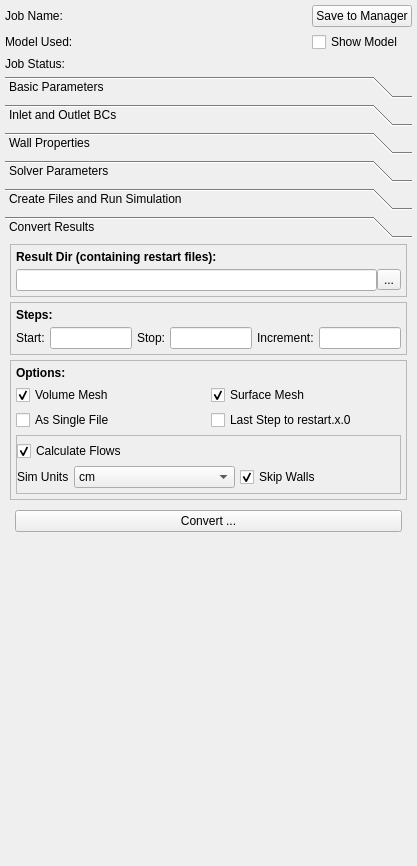
<?xml version="1.0" encoding="UTF-8"?>
<ui version="4.0">
 <class>sv4guiSimulationView</class>
 <widget class="QWidget" name="sv4guiSimulationView">
  <property name="geometry">
   <rect>
    <x>0</x>
    <y>0</y>
    <width>417</width>
    <height>866</height>
   </rect>
  </property>
  <property name="sizePolicy">
   <sizepolicy hsizetype="Preferred" vsizetype="Preferred">
    <horstretch>0</horstretch>
    <verstretch>0</verstretch>
   </sizepolicy>
  </property>
  <property name="windowTitle">
   <string>Form</string>
  </property>
  <layout class="QVBoxLayout" name="verticalLayout">
   <property name="spacing">
    <number>0</number>
   </property>
   <property name="leftMargin">
    <number>5</number>
   </property>
   <property name="topMargin">
    <number>5</number>
   </property>
   <property name="rightMargin">
    <number>5</number>
   </property>
   <property name="bottomMargin">
    <number>0</number>
   </property>
   <item>
    <widget class="QWidget" name="widgetTop" native="true">
     <layout class="QGridLayout" name="gridLayout_6">
      <property name="leftMargin">
       <number>0</number>
      </property>
      <property name="topMargin">
       <number>0</number>
      </property>
      <property name="rightMargin">
       <number>0</number>
      </property>
      <property name="bottomMargin">
       <number>5</number>
      </property>
      <property name="spacing">
       <number>5</number>
      </property>
      <item row="2" column="0">
       <widget class="QLabel" name="label_4">
        <property name="sizePolicy">
         <sizepolicy hsizetype="Fixed" vsizetype="Preferred">
          <horstretch>0</horstretch>
          <verstretch>0</verstretch>
         </sizepolicy>
        </property>
        <property name="text">
         <string>Job Status:</string>
        </property>
       </widget>
      </item>
      <item row="0" column="1">
       <widget class="QLabel" name="labelJobName">
        <property name="text">
         <string/>
        </property>
       </widget>
      </item>
      <item row="1" column="0">
       <widget class="QLabel" name="label_2">
        <property name="text">
         <string>Model Used:</string>
        </property>
       </widget>
      </item>
      <item row="0" column="0">
       <widget class="QLabel" name="label">
        <property name="sizePolicy">
         <sizepolicy hsizetype="Fixed" vsizetype="Preferred">
          <horstretch>0</horstretch>
          <verstretch>0</verstretch>
         </sizepolicy>
        </property>
        <property name="layoutDirection">
         <enum>Qt::LeftToRight</enum>
        </property>
        <property name="text">
         <string>Job Name:</string>
        </property>
       </widget>
      </item>
      <item row="1" column="1">
       <widget class="QLabel" name="labelModelName">
        <property name="text">
         <string/>
        </property>
       </widget>
      </item>
      <item row="0" column="2">
       <widget class="QPushButton" name="btnSave">
        <property name="sizePolicy">
         <sizepolicy hsizetype="Fixed" vsizetype="Fixed">
          <horstretch>0</horstretch>
          <verstretch>0</verstretch>
         </sizepolicy>
        </property>
        <property name="text">
         <string>Save to Manager</string>
        </property>
       </widget>
      </item>
      <item row="2" column="1" colspan="2">
       <widget class="QLabel" name="labelJobStatus">
        <property name="text">
         <string/>
        </property>
       </widget>
      </item>
      <item row="1" column="2">
       <widget class="QCheckBox" name="checkBoxShowModel">
        <property name="sizePolicy">
         <sizepolicy hsizetype="Fixed" vsizetype="Fixed">
          <horstretch>0</horstretch>
          <verstretch>0</verstretch>
         </sizepolicy>
        </property>
        <property name="text">
         <string>Show Model</string>
        </property>
       </widget>
      </item>
     </layout>
    </widget>
   </item>
   <item>
    <widget class="QWidget" name="widget_2" native="true">
     <layout class="QVBoxLayout" name="verticalLayout_2">
      <property name="spacing">
       <number>5</number>
      </property>
      <property name="leftMargin">
       <number>0</number>
      </property>
      <property name="topMargin">
       <number>0</number>
      </property>
      <property name="rightMargin">
       <number>0</number>
      </property>
      <property name="bottomMargin">
       <number>0</number>
      </property>
      <item>
       <widget class="QToolBox" name="toolBox">
        <property name="currentIndex">
         <number>5</number>
        </property>
        <widget class="QWidget" name="page">
         <property name="geometry">
          <rect>
           <x>0</x>
           <y>0</y>
           <width>407</width>
           <height>594</height>
          </rect>
         </property>
         <attribute name="label">
          <string>Basic Parameters</string>
         </attribute>
         <layout class="QVBoxLayout" name="verticalLayout_7">
          <property name="spacing">
           <number>5</number>
          </property>
          <property name="leftMargin">
           <number>5</number>
          </property>
          <property name="topMargin">
           <number>0</number>
          </property>
          <property name="rightMargin">
           <number>5</number>
          </property>
          <property name="bottomMargin">
           <number>5</number>
          </property>
          <item>
           <widget class="QTableView" name="tableViewBasic">
            <property name="selectionBehavior">
             <enum>QAbstractItemView::SelectRows</enum>
            </property>
           </widget>
          </item>
         </layout>
        </widget>
        <widget class="QWidget" name="page_2">
         <property name="geometry">
          <rect>
           <x>0</x>
           <y>0</y>
           <width>407</width>
           <height>594</height>
          </rect>
         </property>
         <attribute name="label">
          <string>Inlet and Outlet BCs</string>
         </attribute>
         <layout class="QVBoxLayout" name="verticalLayout_8">
          <property name="spacing">
           <number>5</number>
          </property>
          <property name="leftMargin">
           <number>5</number>
          </property>
          <property name="topMargin">
           <number>0</number>
          </property>
          <property name="rightMargin">
           <number>5</number>
          </property>
          <property name="bottomMargin">
           <number>5</number>
          </property>
          <item>
           <widget class="QWidget" name="widget_6" native="true">
            <layout class="QVBoxLayout" name="verticalLayout_9">
             <property name="spacing">
              <number>5</number>
             </property>
             <property name="leftMargin">
              <number>0</number>
             </property>
             <property name="topMargin">
              <number>0</number>
             </property>
             <property name="rightMargin">
              <number>0</number>
             </property>
             <property name="bottomMargin">
              <number>0</number>
             </property>
             <item>
              <widget class="QTableView" name="tableViewCap">
               <property name="contextMenuPolicy">
                <enum>Qt::CustomContextMenu</enum>
               </property>
               <property name="selectionBehavior">
                <enum>QAbstractItemView::SelectRows</enum>
               </property>
               <property name="sortingEnabled">
                <bool>true</bool>
               </property>
              </widget>
             </item>
            </layout>
           </widget>
          </item>
         </layout>
        </widget>
        <widget class="QWidget" name="page_3">
         <property name="geometry">
          <rect>
           <x>0</x>
           <y>0</y>
           <width>407</width>
           <height>594</height>
          </rect>
         </property>
         <attribute name="label">
          <string>Wall Properties</string>
         </attribute>
         <layout class="QVBoxLayout" name="verticalLayout_3">
          <property name="spacing">
           <number>5</number>
          </property>
          <property name="leftMargin">
           <number>0</number>
          </property>
          <property name="topMargin">
           <number>0</number>
          </property>
          <property name="rightMargin">
           <number>0</number>
          </property>
          <property name="bottomMargin">
           <number>0</number>
          </property>
          <item>
           <widget class="QWidget" name="widget_4" native="true">
            <layout class="QVBoxLayout" name="verticalLayout_4">
             <property name="spacing">
              <number>5</number>
             </property>
             <property name="leftMargin">
              <number>5</number>
             </property>
             <property name="topMargin">
              <number>0</number>
             </property>
             <property name="rightMargin">
              <number>5</number>
             </property>
             <property name="bottomMargin">
              <number>5</number>
             </property>
             <item>
              <widget class="QWidget" name="widget_5" native="true">
               <property name="sizePolicy">
                <sizepolicy hsizetype="Preferred" vsizetype="Preferred">
                 <horstretch>0</horstretch>
                 <verstretch>0</verstretch>
                </sizepolicy>
               </property>
               <layout class="QHBoxLayout" name="horizontalLayout_2">
                <property name="spacing">
                 <number>5</number>
                </property>
                <property name="leftMargin">
                 <number>0</number>
                </property>
                <property name="topMargin">
                 <number>0</number>
                </property>
                <property name="rightMargin">
                 <number>0</number>
                </property>
                <property name="bottomMargin">
                 <number>0</number>
                </property>
                <item>
                 <widget class="QLabel" name="label_3">
                  <property name="sizePolicy">
                   <sizepolicy hsizetype="Fixed" vsizetype="Preferred">
                    <horstretch>0</horstretch>
                    <verstretch>0</verstretch>
                   </sizepolicy>
                  </property>
                  <property name="text">
                   <string>Type: </string>
                  </property>
                 </widget>
                </item>
                <item>
                 <widget class="QComboBox" name="comboBoxWallType">
                  <item>
                   <property name="text">
                    <string>Rigid</string>
                   </property>
                  </item>
                  <item>
                   <property name="text">
                    <string>Deformable(Constant)</string>
                   </property>
                  </item>
                  <item>
                   <property name="text">
                    <string>Deformable(Variable)</string>
                   </property>
                  </item>
                 </widget>
                </item>
               </layout>
              </widget>
             </item>
             <item>
              <widget class="QWidget" name="widgetConstant" native="true">
               <property name="sizePolicy">
                <sizepolicy hsizetype="Preferred" vsizetype="Fixed">
                 <horstretch>0</horstretch>
                 <verstretch>0</verstretch>
                </sizepolicy>
               </property>
               <layout class="QVBoxLayout" name="verticalLayout_5">
                <property name="spacing">
                 <number>5</number>
                </property>
                <property name="leftMargin">
                 <number>0</number>
                </property>
                <property name="topMargin">
                 <number>0</number>
                </property>
                <property name="rightMargin">
                 <number>0</number>
                </property>
                <property name="bottomMargin">
                 <number>0</number>
                </property>
                <item>
                 <widget class="QWidget" name="widgetThicknessE" native="true">
                  <layout class="QHBoxLayout" name="horizontalLayout_3">
                   <property name="spacing">
                    <number>5</number>
                   </property>
                   <property name="leftMargin">
                    <number>0</number>
                   </property>
                   <property name="topMargin">
                    <number>0</number>
                   </property>
                   <property name="rightMargin">
                    <number>0</number>
                   </property>
                   <property name="bottomMargin">
                    <number>0</number>
                   </property>
                   <item>
                    <widget class="QLabel" name="label_5">
                     <property name="text">
                      <string>Thickness:</string>
                     </property>
                    </widget>
                   </item>
                   <item>
                    <widget class="QLineEdit" name="lineEditThickness"/>
                   </item>
                   <item>
                    <widget class="QLabel" name="label_6">
                     <property name="text">
                      <string>Elastic Modulus:</string>
                     </property>
                    </widget>
                   </item>
                   <item>
                    <widget class="QLineEdit" name="lineEditE"/>
                   </item>
                  </layout>
                 </widget>
                </item>
                <item>
                 <widget class="QWidget" name="widget_8" native="true">
                  <layout class="QHBoxLayout" name="horizontalLayout_4">
                   <property name="spacing">
                    <number>5</number>
                   </property>
                   <property name="leftMargin">
                    <number>0</number>
                   </property>
                   <property name="topMargin">
                    <number>0</number>
                   </property>
                   <property name="rightMargin">
                    <number>0</number>
                   </property>
                   <property name="bottomMargin">
                    <number>0</number>
                   </property>
                   <item>
                    <widget class="QLabel" name="label_7">
                     <property name="text">
                      <string>Poisson Ratio:</string>
                     </property>
                    </widget>
                   </item>
                   <item>
                    <widget class="QLineEdit" name="lineEditNu">
                     <property name="text">
                      <string>0.5</string>
                     </property>
                    </widget>
                   </item>
                   <item>
                    <widget class="QLabel" name="label_8">
                     <property name="text">
                      <string>Shear Constant:</string>
                     </property>
                    </widget>
                   </item>
                   <item>
                    <widget class="QLineEdit" name="lineEditKcons">
                     <property name="text">
                      <string>0.833333</string>
                     </property>
                    </widget>
                   </item>
                  </layout>
                  <zorder>lineEditNu</zorder>
                  <zorder>label_7</zorder>
                  <zorder>label_8</zorder>
                  <zorder>lineEditKcons</zorder>
                 </widget>
                </item>
                <item>
                 <widget class="QWidget" name="widget_9" native="true">
                  <layout class="QHBoxLayout" name="horizontalLayout_5">
                   <property name="spacing">
                    <number>5</number>
                   </property>
                   <property name="leftMargin">
                    <number>0</number>
                   </property>
                   <property name="topMargin">
                    <number>0</number>
                   </property>
                   <property name="rightMargin">
                    <number>0</number>
                   </property>
                   <property name="bottomMargin">
                    <number>0</number>
                   </property>
                   <item>
                    <widget class="QLabel" name="label_19">
                     <property name="text">
                      <string>Density:</string>
                     </property>
                    </widget>
                   </item>
                   <item>
                    <widget class="QLineEdit" name="lineEditWallDensity"/>
                   </item>
                   <item>
                    <widget class="QLabel" name="label_9">
                     <property name="text">
                      <string>Pressure:</string>
                     </property>
                    </widget>
                   </item>
                   <item>
                    <widget class="QLineEdit" name="lineEditPressure"/>
                   </item>
                  </layout>
                 </widget>
                </item>
               </layout>
              </widget>
             </item>
             <item>
              <widget class="QWidget" name="widget_10" native="true">
               <layout class="QHBoxLayout" name="horizontalLayout_6">
                <property name="spacing">
                 <number>0</number>
                </property>
                <property name="leftMargin">
                 <number>0</number>
                </property>
                <property name="topMargin">
                 <number>0</number>
                </property>
                <property name="rightMargin">
                 <number>0</number>
                </property>
                <property name="bottomMargin">
                 <number>0</number>
                </property>
                <item>
                 <widget class="QWidget" name="widgetVariable" native="true">
                  <layout class="QVBoxLayout" name="verticalLayout_6">
                   <property name="spacing">
                    <number>0</number>
                   </property>
                   <property name="leftMargin">
                    <number>0</number>
                   </property>
                   <property name="topMargin">
                    <number>5</number>
                   </property>
                   <property name="rightMargin">
                    <number>0</number>
                   </property>
                   <property name="bottomMargin">
                    <number>0</number>
                   </property>
                   <item>
                    <widget class="QLabel" name="label_10">
                     <property name="text">
                      <string>Variable Properties:</string>
                     </property>
                    </widget>
                   </item>
                   <item>
                    <widget class="QTableView" name="tableViewVar">
                     <property name="contextMenuPolicy">
                      <enum>Qt::CustomContextMenu</enum>
                     </property>
                     <property name="selectionBehavior">
                      <enum>QAbstractItemView::SelectRows</enum>
                     </property>
                     <property name="sortingEnabled">
                      <bool>true</bool>
                     </property>
                    </widget>
                   </item>
                  </layout>
                 </widget>
                </item>
                <item>
                 <spacer name="verticalSpacer">
                  <property name="orientation">
                   <enum>Qt::Vertical</enum>
                  </property>
                  <property name="sizeType">
                   <enum>QSizePolicy::Expanding</enum>
                  </property>
                  <property name="sizeHint" stdset="0">
                   <size>
                    <width>0</width>
                    <height>459</height>
                   </size>
                  </property>
                 </spacer>
                </item>
               </layout>
              </widget>
             </item>
            </layout>
           </widget>
          </item>
         </layout>
        </widget>
        <widget class="QWidget" name="page_4">
         <property name="geometry">
          <rect>
           <x>0</x>
           <y>0</y>
           <width>407</width>
           <height>594</height>
          </rect>
         </property>
         <attribute name="label">
          <string>Solver Parameters</string>
         </attribute>
         <layout class="QVBoxLayout" name="verticalLayout_10">
          <property name="spacing">
           <number>5</number>
          </property>
          <property name="leftMargin">
           <number>5</number>
          </property>
          <property name="topMargin">
           <number>0</number>
          </property>
          <property name="rightMargin">
           <number>5</number>
          </property>
          <property name="bottomMargin">
           <number>5</number>
          </property>
          <item>
           <widget class="QTableView" name="tableViewSolver">
            <property name="selectionBehavior">
             <enum>QAbstractItemView::SelectRows</enum>
            </property>
           </widget>
          </item>
         </layout>
        </widget>
        <widget class="QWidget" name="page_5">
         <property name="geometry">
          <rect>
           <x>0</x>
           <y>0</y>
           <width>407</width>
           <height>594</height>
          </rect>
         </property>
         <attribute name="label">
          <string>Create Files and Run Simulation</string>
         </attribute>
         <layout class="QVBoxLayout" name="verticalLayout_11">
          <property name="spacing">
           <number>5</number>
          </property>
          <property name="leftMargin">
           <number>5</number>
          </property>
          <property name="topMargin">
           <number>0</number>
          </property>
          <property name="rightMargin">
           <number>5</number>
          </property>
          <property name="bottomMargin">
           <number>5</number>
          </property>
          <item>
           <widget class="QWidget" name="widget_7" native="true">
            <layout class="QVBoxLayout" name="verticalLayout_12">
             <property name="spacing">
              <number>5</number>
             </property>
             <property name="leftMargin">
              <number>0</number>
             </property>
             <property name="topMargin">
              <number>0</number>
             </property>
             <property name="rightMargin">
              <number>0</number>
             </property>
             <property name="bottomMargin">
              <number>0</number>
             </property>
             <item>
              <widget class="QWidget" name="widgetRun" native="true">
               <layout class="QGridLayout" name="gridLayout">
                <property name="leftMargin">
                 <number>0</number>
                </property>
                <property name="topMargin">
                 <number>0</number>
                </property>
                <property name="rightMargin">
                 <number>0</number>
                </property>
                <property name="bottomMargin">
                 <number>0</number>
                </property>
                <property name="spacing">
                 <number>5</number>
                </property>
                <item row="2" column="0" colspan="3">
                 <widget class="QPushButton" name="btnImportFiles">
                  <property name="text">
                   <string>Import Extra Files (Optional) ...</string>
                  </property>
                 </widget>
                </item>
                <item row="4" column="0">
                 <widget class="QLabel" name="label_12">
                  <property name="text">
                   <string>Starting Step Number:</string>
                  </property>
                 </widget>
                </item>
                <item row="7" column="0" colspan="3">
                 <widget class="QPushButton" name="btnRunJob">
                  <property name="text">
                   <string>Run Simulation</string>
                  </property>
                 </widget>
                </item>
                <item row="3" column="0">
                 <widget class="QLabel" name="label_11">
                  <property name="text">
                   <string>Number of Processes:</string>
                  </property>
                 </widget>
                </item>
                <item row="4" column="2">
                 <widget class="QLineEdit" name="lineEditStartStepNum">
                  <property name="text">
                   <string/>
                  </property>
                 </widget>
                </item>
                <item row="1" column="0" colspan="3">
                 <widget class="QPushButton" name="btnCreateAllFiles">
                  <property name="text">
                   <string>Create Data Files for Simulation</string>
                  </property>
                 </widget>
                </item>
                <item row="3" column="2">
                 <widget class="ctkSliderWidget" name="sliderNumProcs" native="true">
                  <property name="decimals" stdset="0">
                   <number>0</number>
                  </property>
                  <property name="pageStep" stdset="0">
                   <double>40.000000000000000</double>
                  </property>
                  <property name="minimum" stdset="0">
                   <double>1.000000000000000</double>
                  </property>
                  <property name="maximum" stdset="0">
                   <double>64.000000000000000</double>
                  </property>
                 </widget>
                </item>
                <item row="0" column="0" colspan="3">
                 <widget class="QWidget" name="widget_15" native="true">
                  <layout class="QHBoxLayout" name="horizontalLayout_7">
                   <property name="spacing">
                    <number>5</number>
                   </property>
                   <property name="leftMargin">
                    <number>0</number>
                   </property>
                   <property name="topMargin">
                    <number>0</number>
                   </property>
                   <property name="rightMargin">
                    <number>0</number>
                   </property>
                   <property name="bottomMargin">
                    <number>0</number>
                   </property>
                   <item>
                    <widget class="QLabel" name="label_18">
                     <property name="sizePolicy">
                      <sizepolicy hsizetype="Fixed" vsizetype="Preferred">
                       <horstretch>0</horstretch>
                       <verstretch>0</verstretch>
                      </sizepolicy>
                     </property>
                     <property name="text">
                      <string>Choose Mesh: </string>
                     </property>
                    </widget>
                   </item>
                   <item>
                    <widget class="QComboBox" name="comboBoxMeshName"/>
                   </item>
                  </layout>
                 </widget>
                </item>
               </layout>
              </widget>
             </item>
             <item>
              <spacer name="verticalSpacer_2">
               <property name="orientation">
                <enum>Qt::Vertical</enum>
               </property>
               <property name="sizeHint" stdset="0">
                <size>
                 <width>20</width>
                 <height>40</height>
                </size>
               </property>
              </spacer>
             </item>
            </layout>
           </widget>
          </item>
         </layout>
        </widget>
        <widget class="QWidget" name="page_6">
         <property name="geometry">
          <rect>
           <x>0</x>
           <y>0</y>
           <width>407</width>
           <height>594</height>
          </rect>
         </property>
         <attribute name="label">
          <string>Convert Results</string>
         </attribute>
         <layout class="QVBoxLayout" name="verticalLayout_13">
          <property name="spacing">
           <number>5</number>
          </property>
          <property name="leftMargin">
           <number>5</number>
          </property>
          <property name="topMargin">
           <number>0</number>
          </property>
          <property name="rightMargin">
           <number>5</number>
          </property>
          <property name="bottomMargin">
           <number>5</number>
          </property>
          <item>
           <widget class="QWidget" name="widget_11" native="true">
            <layout class="QVBoxLayout" name="verticalLayout_14">
             <property name="spacing">
              <number>5</number>
             </property>
             <property name="leftMargin">
              <number>0</number>
             </property>
             <property name="topMargin">
              <number>0</number>
             </property>
             <property name="rightMargin">
              <number>0</number>
             </property>
             <property name="bottomMargin">
              <number>0</number>
             </property>
             <item>
              <widget class="QFrame" name="frame_2">
               <property name="frameShape">
                <enum>QFrame::StyledPanel</enum>
               </property>
               <property name="frameShadow">
                <enum>QFrame::Raised</enum>
               </property>
               <layout class="QVBoxLayout" name="verticalLayout_16">
                <property name="spacing">
                 <number>5</number>
                </property>
                <property name="leftMargin">
                 <number>5</number>
                </property>
                <property name="topMargin">
                 <number>5</number>
                </property>
                <property name="rightMargin">
                 <number>5</number>
                </property>
                <property name="bottomMargin">
                 <number>5</number>
                </property>
                <item>
                 <widget class="QWidget" name="widget_17" native="true">
                  <layout class="QHBoxLayout" name="horizontalLayout">
                   <property name="spacing">
                    <number>0</number>
                   </property>
                   <property name="leftMargin">
                    <number>0</number>
                   </property>
                   <property name="topMargin">
                    <number>0</number>
                   </property>
                   <property name="rightMargin">
                    <number>0</number>
                   </property>
                   <property name="bottomMargin">
                    <number>0</number>
                   </property>
                   <item>
                    <widget class="QLabel" name="label_20">
                     <property name="font">
                      <font>
                       <weight>75</weight>
                       <bold>true</bold>
                      </font>
                     </property>
                     <property name="text">
                      <string>Result Dir (containing restart files):</string>
                     </property>
                    </widget>
                   </item>
                  </layout>
                 </widget>
                </item>
                <item>
                 <widget class="QWidget" name="widget" native="true">
                  <layout class="QGridLayout" name="gridLayout_5">
                   <property name="leftMargin">
                    <number>0</number>
                   </property>
                   <property name="topMargin">
                    <number>0</number>
                   </property>
                   <property name="rightMargin">
                    <number>0</number>
                   </property>
                   <property name="bottomMargin">
                    <number>0</number>
                   </property>
                   <property name="horizontalSpacing">
                    <number>0</number>
                   </property>
                   <property name="verticalSpacing">
                    <number>5</number>
                   </property>
                   <item row="0" column="1">
                    <widget class="QToolButton" name="toolButtonResultDir">
                     <property name="text">
                      <string>...</string>
                     </property>
                    </widget>
                   </item>
                   <item row="0" column="0">
                    <widget class="QLineEdit" name="lineEditResultDir">
                     <property name="toolTip">
                      <string>The directory which contains the restart files output from simulation</string>
                     </property>
                    </widget>
                   </item>
                  </layout>
                 </widget>
                </item>
               </layout>
              </widget>
             </item>
             <item>
              <widget class="QFrame" name="frame_13">
               <property name="frameShape">
                <enum>QFrame::StyledPanel</enum>
               </property>
               <property name="frameShadow">
                <enum>QFrame::Raised</enum>
               </property>
               <layout class="QVBoxLayout" name="verticalLayout_15">
                <property name="spacing">
                 <number>5</number>
                </property>
                <property name="leftMargin">
                 <number>5</number>
                </property>
                <property name="topMargin">
                 <number>5</number>
                </property>
                <property name="rightMargin">
                 <number>5</number>
                </property>
                <property name="bottomMargin">
                 <number>5</number>
                </property>
                <item>
                 <widget class="QLabel" name="label_13">
                  <property name="font">
                   <font>
                    <weight>75</weight>
                    <bold>true</bold>
                   </font>
                  </property>
                  <property name="text">
                   <string>Steps:</string>
                  </property>
                 </widget>
                </item>
                <item>
                 <widget class="QWidget" name="widget_14" native="true">
                  <layout class="QHBoxLayout" name="horizontalLayout_8">
                   <property name="spacing">
                    <number>5</number>
                   </property>
                   <property name="leftMargin">
                    <number>0</number>
                   </property>
                   <property name="topMargin">
                    <number>0</number>
                   </property>
                   <property name="rightMargin">
                    <number>0</number>
                   </property>
                   <property name="bottomMargin">
                    <number>0</number>
                   </property>
                   <item>
                    <widget class="QLabel" name="label_14">
                     <property name="text">
                      <string>Start:</string>
                     </property>
                    </widget>
                   </item>
                   <item>
                    <widget class="QLineEdit" name="lineEditStart"/>
                   </item>
                   <item>
                    <widget class="QLabel" name="label_15">
                     <property name="text">
                      <string>Stop:</string>
                     </property>
                    </widget>
                   </item>
                   <item>
                    <widget class="QLineEdit" name="lineEditStop"/>
                   </item>
                   <item>
                    <widget class="QLabel" name="label_16">
                     <property name="text">
                      <string>Increment:</string>
                     </property>
                    </widget>
                   </item>
                   <item>
                    <widget class="QLineEdit" name="lineEditIncrement"/>
                   </item>
                  </layout>
                 </widget>
                </item>
               </layout>
              </widget>
             </item>
             <item>
              <widget class="QFrame" name="frame_15">
               <property name="frameShape">
                <enum>QFrame::StyledPanel</enum>
               </property>
               <property name="frameShadow">
                <enum>QFrame::Raised</enum>
               </property>
               <layout class="QGridLayout" name="gridLayout_2">
                <property name="leftMargin">
                 <number>5</number>
                </property>
                <property name="topMargin">
                 <number>5</number>
                </property>
                <property name="rightMargin">
                 <number>5</number>
                </property>
                <property name="bottomMargin">
                 <number>5</number>
                </property>
                <property name="spacing">
                 <number>5</number>
                </property>
                <item row="2" column="1">
                 <widget class="QCheckBox" name="checkBoxToRestart">
                  <property name="text">
                   <string>Last Step to restart.x.0</string>
                  </property>
                 </widget>
                </item>
                <item row="2" column="0">
                 <widget class="QCheckBox" name="checkBoxSingleFile">
                  <property name="text">
                   <string>As Single File</string>
                  </property>
                 </widget>
                </item>
                <item row="0" column="0">
                 <widget class="QLabel" name="label_17">
                  <property name="font">
                   <font>
                    <weight>75</weight>
                    <bold>true</bold>
                   </font>
                  </property>
                  <property name="text">
                   <string>Options:</string>
                  </property>
                 </widget>
                </item>
                <item row="1" column="0">
                 <widget class="QCheckBox" name="checkBoxVolume">
                  <property name="text">
                   <string>Volume Mesh</string>
                  </property>
                  <property name="checked">
                   <bool>true</bool>
                  </property>
                 </widget>
                </item>
                <item row="1" column="1">
                 <widget class="QCheckBox" name="checkBoxSurface">
                  <property name="text">
                   <string>Surface Mesh</string>
                  </property>
                  <property name="checked">
                   <bool>true</bool>
                  </property>
                 </widget>
                </item>
                <item row="3" column="0" colspan="2">
                 <widget class="QFrame" name="frame_3">
                  <property name="frameShape">
                   <enum>QFrame::StyledPanel</enum>
                  </property>
                  <property name="frameShadow">
                   <enum>QFrame::Raised</enum>
                  </property>
                  <layout class="QVBoxLayout" name="verticalLayout_17">
                   <property name="spacing">
                    <number>5</number>
                   </property>
                   <property name="leftMargin">
                    <number>0</number>
                   </property>
                   <property name="topMargin">
                    <number>5</number>
                   </property>
                   <property name="rightMargin">
                    <number>0</number>
                   </property>
                   <property name="bottomMargin">
                    <number>5</number>
                   </property>
                   <item>
                    <widget class="QCheckBox" name="checkBoxCalculateFlows">
                     <property name="text">
                      <string>Calculate Flows</string>
                     </property>
                     <property name="checked">
                      <bool>true</bool>
                     </property>
                    </widget>
                   </item>
                   <item>
                    <widget class="QWidget" name="widgetCalculateFlows" native="true">
                     <layout class="QHBoxLayout" name="horizontalLayout_10">
                      <property name="spacing">
                       <number>5</number>
                      </property>
                      <property name="leftMargin">
                       <number>0</number>
                      </property>
                      <property name="topMargin">
                       <number>0</number>
                      </property>
                      <property name="rightMargin">
                       <number>0</number>
                      </property>
                      <property name="bottomMargin">
                       <number>0</number>
                      </property>
                      <item>
                       <widget class="QLabel" name="label_21">
                        <property name="sizePolicy">
                         <sizepolicy hsizetype="Fixed" vsizetype="Preferred">
                          <horstretch>0</horstretch>
                          <verstretch>0</verstretch>
                         </sizepolicy>
                        </property>
                        <property name="text">
                         <string>Sim Units</string>
                        </property>
                       </widget>
                      </item>
                      <item>
                       <widget class="QComboBox" name="comboBoxSimUnits">
                        <item>
                         <property name="text">
                          <string>cm</string>
                         </property>
                        </item>
                        <item>
                         <property name="text">
                          <string>mm</string>
                         </property>
                        </item>
                       </widget>
                      </item>
                      <item>
                       <widget class="QCheckBox" name="checkBoxSkipWalls">
                        <property name="text">
                         <string>Skip Walls</string>
                        </property>
                        <property name="checked">
                         <bool>true</bool>
                        </property>
                       </widget>
                      </item>
                     </layout>
                    </widget>
                   </item>
                  </layout>
                 </widget>
                </item>
               </layout>
              </widget>
             </item>
             <item>
              <widget class="QWidget" name="widget_13" native="true">
               <layout class="QHBoxLayout" name="horizontalLayout_9">
                <property name="spacing">
                 <number>5</number>
                </property>
                <property name="leftMargin">
                 <number>5</number>
                </property>
                <property name="topMargin">
                 <number>5</number>
                </property>
                <property name="rightMargin">
                 <number>5</number>
                </property>
                <property name="bottomMargin">
                 <number>5</number>
                </property>
                <item>
                 <widget class="QPushButton" name="btnExportResults">
                  <property name="text">
                   <string>Convert ...</string>
                  </property>
                 </widget>
                </item>
               </layout>
              </widget>
             </item>
             <item>
              <spacer name="verticalSpacer_3">
               <property name="orientation">
                <enum>Qt::Vertical</enum>
               </property>
               <property name="sizeHint" stdset="0">
                <size>
                 <width>20</width>
                 <height>40</height>
                </size>
               </property>
              </spacer>
             </item>
            </layout>
           </widget>
          </item>
         </layout>
        </widget>
       </widget>
      </item>
     </layout>
    </widget>
   </item>
  </layout>
 </widget>
 <customwidgets>
  <customwidget>
   <class>ctkSliderWidget</class>
   <extends>QWidget</extends>
   <header>ctkSliderWidget.h</header>
  </customwidget>
 </customwidgets>
 <resources/>
 <connections/>
</ui>
